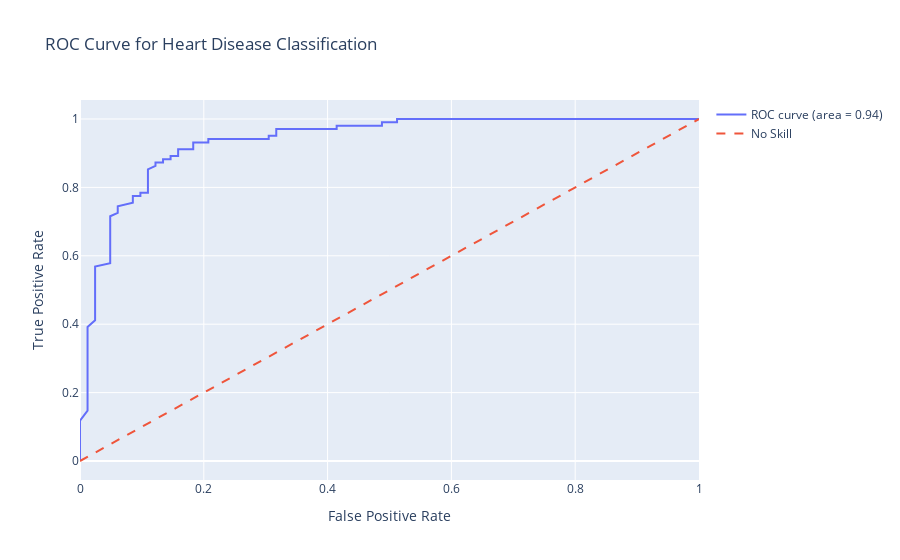

Write notebook code for a chart like this one.
### Code cell
y_pred_proba = bgg_model.predict_proba(X_test)[:, 1]
fpr, tpr, thresholds = roc_curve(y_test, y_pred_proba)
roc_auc = auc(fpr, tpr)

fig = go.Figure()

fig.add_trace(go.Scatter(x=fpr, y=tpr, mode='lines', name='ROC curve (area = %0.2f)' % roc_auc))

fig.add_trace(go.Scatter(x=[0, 1], y=[0, 1], mode='lines', name='No Skill', line=dict(dash='dash')))

fig.update_layout(
    title='ROC Curve for Heart Disease Classification',
    xaxis_title='False Positive Rate',
    yaxis_title='True Positive Rate',
    showlegend=True
)

# Show the plot
fig.show()

### Figure 1 — Plotly figure (JSON) as saved in the notebook; plotly's stock layout.template omitted (floating-point values rounded to 4 significant figures)
{"data": [{"mode": "lines", "name": "ROC curve (area = 0.94)", "type": "scatter", "x": [0, 0, 0, 0, 0, 0, 0.0122, 0.0122, 0.0122, 0.0122, 0.0122, 0.0122, 0.0122, 0.0122, 0.0122, 0.02439, 0.02439, 0.02439, 0.02439, 0.02439, 0.02439, 0.02439, 0.02439, 0.04878, 0.04878, 0.04878, 0.04878, 0.04878, 0.06098, 0.06098, 0.08537, 0.08537, 0.09756, 0.09756, 0.1098, 0.1098, 0.1098, 0.122, 0.122, 0.1341, 0.1341, 0.1463, 0.1463, 0.1585, 0.1585, 0.1829, 0.1829, 0.2073, 0.2073, 0.2195, 0.2439, 0.2805, 0.3049, 0.3049, 0.3171, 0.3171, 0.3293, 0.4024, 0.4146, 0.4146, 0.439, 0.4878, 0.4878, 0.5122, 0.5122, 0.5366, 0.5488, 0.5976, 0.622, 0.6341, 0.6829, 0.7317, 0.7561, 0.7805, 0.8659, 0.878, 0.9146, 0.9634, 1], "y": [0, 0.009804, 0.02941, 0.08824, 0.1078, 0.1176, 0.1471, 0.1569, 0.1961, 0.2059, 0.2255, 0.2647, 0.2843, 0.3725, 0.3922, 0.4118, 0.4314, 0.451, 0.4706, 0.5098, 0.5196, 0.5588, 0.5686, 0.5784, 0.5882, 0.6176, 0.6765, 0.7157, 0.7255, 0.7451, 0.7549, 0.7745, 0.7745, 0.7843, 0.7843, 0.8333, 0.8529, 0.8627, 0.8725, 0.8725, 0.8824, 0.8824, 0.8922, 0.8922, 0.9118, 0.9118, 0.9314, 0.9314, 0.9412, 0.9412, 0.9412, 0.9412, 0.9412, 0.951, 0.951, 0.9706, 0.9706, 0.9706, 0.9706, 0.9804, 0.9804, 0.9804, 0.9902, 0.9902, 1, 1, 1, 1, 1, 1, 1, 1, 1, 1, 1, 1, 1, 1, 1]}, {"line": {"dash": "dash"}, "mode": "lines", "name": "No Skill", "type": "scatter", "x": [0, 1], "y": [0, 1]}], "layout": {"showlegend": true, "title": {"text": "ROC Curve for Heart Disease Classification"}, "xaxis": {"title": {"text": "False Positive Rate"}}, "yaxis": {"title": {"text": "True Positive Rate"}}}}
